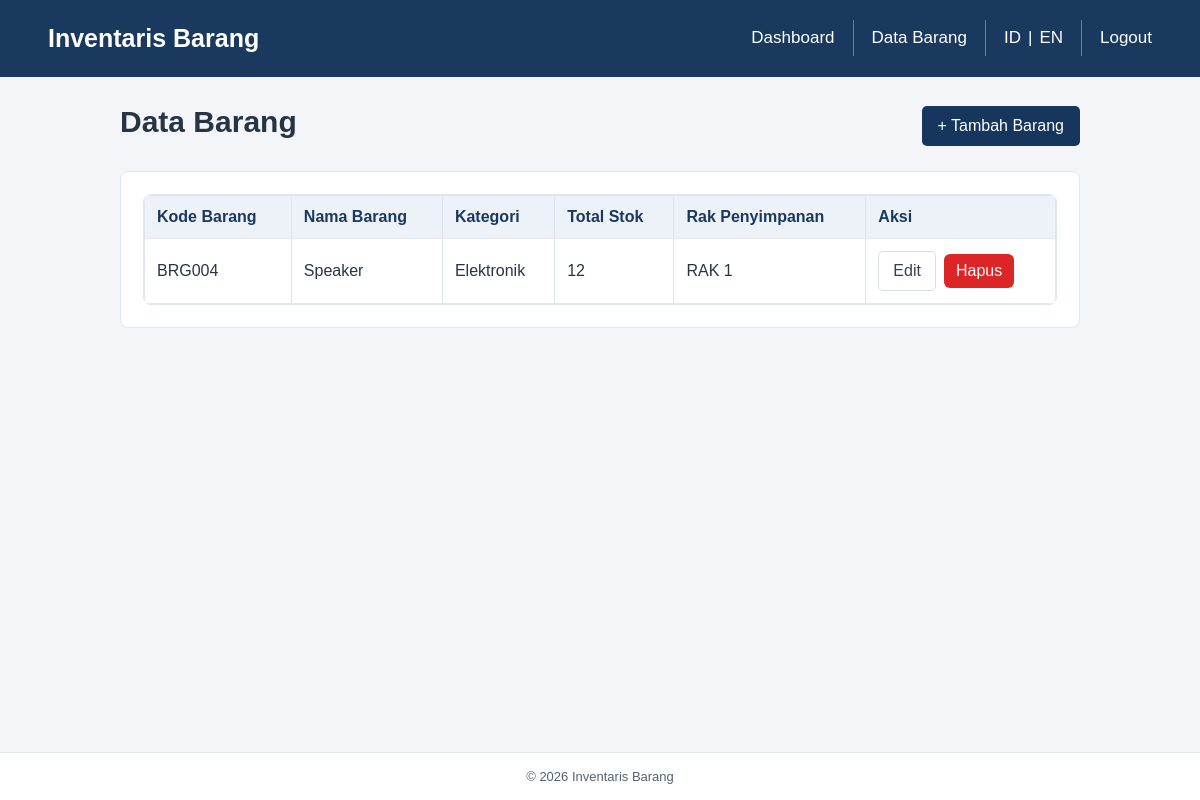
Page /barang.php (signed in) on the committed database.
### tables this page shows
CREATE TABLE IF NOT EXISTS barang (
  kode_barang VARCHAR(20) NOT NULL,
  nama_barang VARCHAR(100) NOT NULL,
  kategori VARCHAR(50) NOT NULL,
  total_stok INT UNSIGNED NOT NULL DEFAULT 0,
  rak_penyimpanan VARCHAR(50) NOT NULL,
  PRIMARY KEY (kode_barang)
);

### config/lang.php (called while the page is built, shortened)
<?php
$bahasa = $_SESSION['bahasa'] ?? 'id';
function lang($key)
{
    global $teks, $bahasa;
    return $teks[$bahasa][$key]
        ?? $teks['id'][$key]
        ?? $key;
}

### barang.php (the view, shortened to what this page needs)
<?php
require 'config/database.php';
require 'config/lang.php';
$stmt = $pdo->query(
    "SELECT kode_barang, nama_barang, kategori, total_stok, rak_penyimpanan
     FROM barang
     ORDER BY nama_barang ASC"
);
$barang = $stmt->fetchAll();
$kategoriTerjemahan = [
    'ATK' => 'stationery',
    'Elektronik' => 'electronics',
    'Perlengkapan Kebersihan' => 'cleaning',
    'Perabot' => 'furniture',
    'Lainnya' => 'other'
];
include 'includes/header.php';
?>
<main class="container">
    <div class="page-heading">
        <div>
            <h1><?= htmlspecialchars(lang('items'), ENT_QUOTES, 'UTF-8') ?></h1>
        </div>
        <a href="tambah.php" class="btn-primary">
            + <?= htmlspecialchars(lang('add_item'), ENT_QUOTES, 'UTF-8') ?>
        </a>
    </div>
    <section class="content-card">
        <div class="table-wrapper">
            <table>
                <thead>
                    <tr>
                        <th><?= htmlspecialchars(lang('item_code'), ENT_QUOTES, 'UTF-8') ?></th>
                        <th><?= htmlspecialchars(lang('item_name'), ENT_QUOTES, 'UTF-8') ?></th>
                        <th><?= htmlspecialchars(lang('category'), ENT_QUOTES, 'UTF-8') ?></th>
                        <th><?= htmlspecialchars(lang('stock'), ENT_QUOTES, 'UTF-8') ?></th>
                        <th><?= htmlspecialchars(lang('storage_rack'), ENT_QUOTES, 'UTF-8') ?></th>
                        <th><?= htmlspecialchars(lang('action'), ENT_QUOTES, 'UTF-8') ?></th>
                    </tr>
                </thead>
                <tbody>
                    <?php if (!$barang): ?>
                        <tr>
                            <td colspan="6">
                                <?= htmlspecialchars(lang('no_items'), ENT_QUOTES, 'UTF-8') ?>
                            </td>
                        </tr>
                    <?php else: ?>
                        <?php foreach ($barang as $item): ?>
                            <tr>
                                <td><?= htmlspecialchars($item['kode_barang'], ENT_QUOTES, 'UTF-8') ?></td>
                                <td><?= htmlspecialchars($item['nama_barang'], ENT_QUOTES, 'UTF-8') ?></td>
                                <td>
                                    <?php
                                    $key = $kategoriTerjemahan[$item['kategori']] ?? 'other';
                                    echo htmlspecialchars(lang($key), ENT_QUOTES, 'UTF-8');
                                    ?>
                                </td>
                                <td><?= number_format((int) $item['total_stok'], 0, ',', '.') ?></td>
                                <td><?= htmlspecialchars($item['rak_penyimpanan'], ENT_QUOTES, 'UTF-8') ?></td>
                                <td>
                                    <div class="action-buttons">
                                        <a
                                            class="btn-secondary"
                                            href="edit.php?kode_barang=<?= urlencode($item['kode_barang']) ?>"
                                        >
                                            <?= htmlspecialchars(lang('edit'), ENT_QUOTES, 'UTF-8') ?>
                                        </a>
                                        <form
                                            method="POST"
                                            action="hapus.php"
                                            onsubmit="return confirm(<?= htmlspecialchars(json_encode(lang('confirm_delete')), ENT_QUOTES, 'UTF-8') ?>);"
                                        >
                                            <button type="submit" class="btn-danger">
                                                <?= htmlspecialchars(lang('delete'), ENT_QUOTES, 'UTF-8') ?>
                                            </button>
                                        </form>
                                    </div>
                                </td>
                            </tr>
                        <?php endforeach; ?>
                    <?php endif; ?>
                </tbody>
            </table>
        </div>
    </section>
</main>
<?php include 'includes/footer.php'; ?>

### assets/style.css (style rules this page uses)
* { margin: 0; padding: 0; box-sizing: border-box; }
body { font-family: Arial, sans-serif; background: #f3f5f8; color: #263445; font-size: 14px; }
button, main.container a { font-size: 16px; }
main.container { width: calc(100% - 40px); max-width: 960px; margin: 0 auto; padding: 28px 0 40px; font-size: 16px; }
.page-heading { display: flex; justify-content: space-between; align-items: center; flex-wrap: wrap; gap: 20px; margin-bottom: 24px; }
.page-heading h1 { margin-bottom: 8px; color: #263445; font-size: 30px; }
.summary-card, .content-card { padding: 22px; background: #ffffff; border: 1px solid #dfe5ed; border-radius: 8px; }
.btn-primary { display: inline-block; padding: 11px 16px; background: #17365d; color: #ffffff; text-decoration: none; border-radius: 5px; }
.btn-secondary { display: inline-block; padding: 10px 14px; border: 1px solid #d7dee8; border-radius: 5px; background: #ffffff; color: #334155; text-decoration: none; }
.btn-danger { display: inline-block; padding: 8px 12px; border: none; border-radius: 6px; background: #dc2626; color: white; cursor: pointer; text-decoration: none; font: inherit; }
.action-buttons { display: flex; align-items: center; flex-wrap: wrap; gap: 8px; }
.action-buttons a, .action-buttons button { display: inline-block; font: inherit; cursor: pointer; text-decoration: none; }
.table-wrapper { width: 100%; overflow-x: auto; background: #ffffff; border: 1px solid #dfe5ed; border-radius: 8px; }
table { width: 100%; border: none; border-collapse: collapse; background: #ffffff; font-size: 16px; }
.table-wrapper th, .table-wrapper td { padding: 12px; border: 1px solid #dfe5ed; border-bottom-color: #e5e7eb; text-align: left; vertical-align: middle; white-space: nowrap; }
table thead th { background: #edf2f8; color: #19395f; font-weight: 600; }
table tbody tr { background: #ffffff; }

### rows in the picture
barang: kode_barang "BRG004", nama_barang "Speaker", kategori "Elektronik", total_stok "12", rak_penyimpanan "RAK 1"

### other values in the picture
$namaAplikasi "Inventaris Barang"
lang('dashboard') "Dashboard"
lang('items') "Data Barang"
lang('logout') "Logout"
lang('add_item') "Tambah Barang"
lang('item_code') "Kode Barang"
lang('item_name') "Nama Barang"
lang('category') "Kategori"
lang('stock') "Total Stok"
lang('storage_rack') "Rak Penyimpanan"
lang('action') "Aksi"
lang('app_name') "Inventaris Barang"
